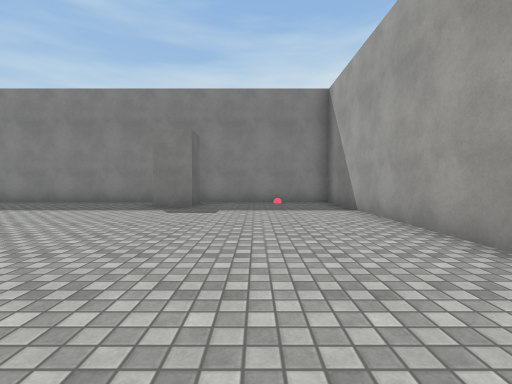
[1] (above)

22 first-person views from a walk through a 3-D level made in the Unity game engine. The camera is 1.2 m above the floor, tilts 2° down and sees 85° across. The floor is counted in squares, 1.89 m on a side. Each view is taken from the middle of a square. On the plan, view 1 faces up. The plan holds only what a view shows up to about 9 squares ahead; the rest is blank. The place goes on beyond the plan. The player character is not drawn. Some animated figures are left out. Surface patterns are stand-ins for the level's own textures.

[2]
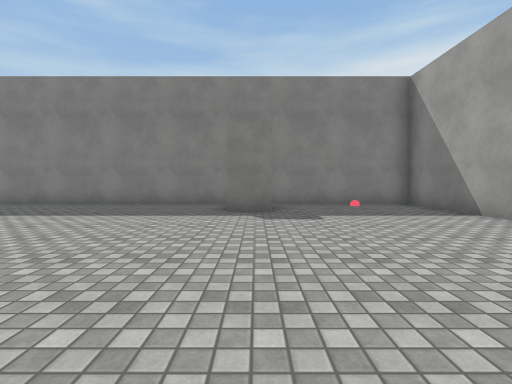

[3]
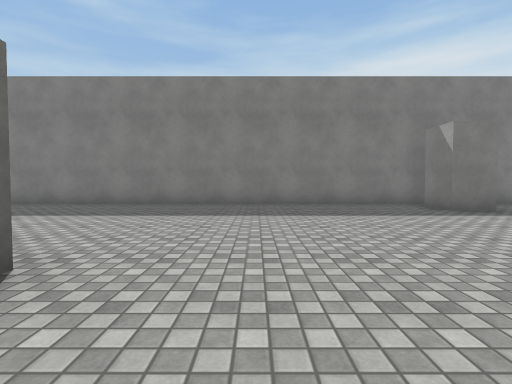

[4]
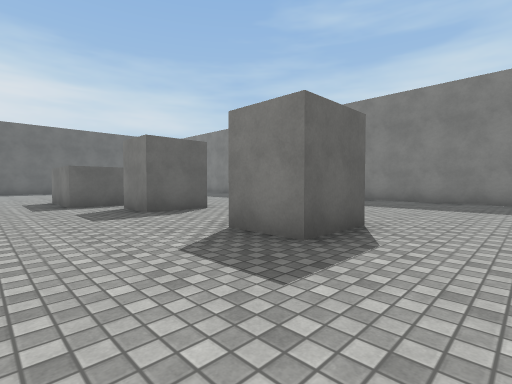

[5]
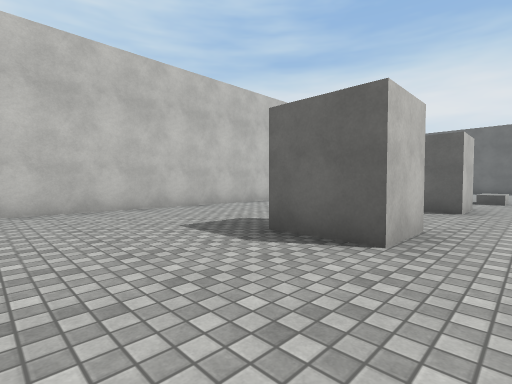

[6]
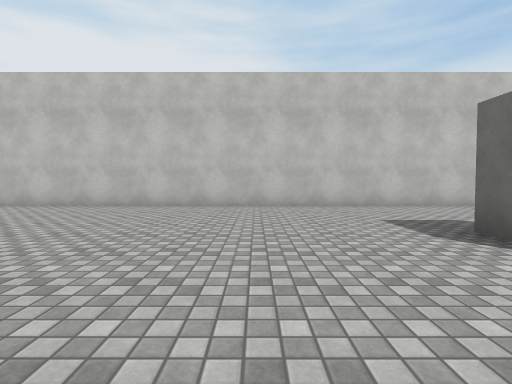

[7]
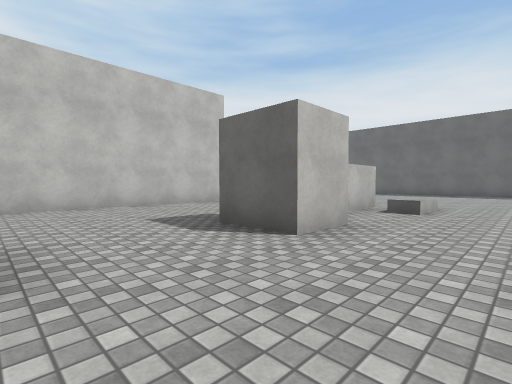

[8]
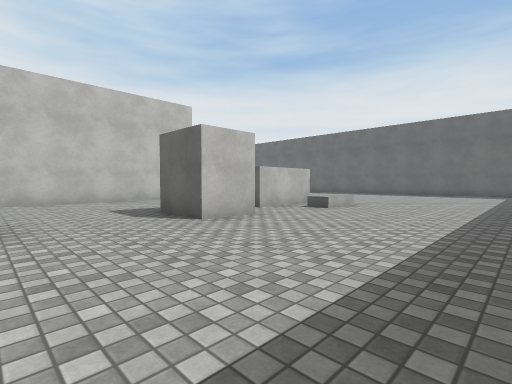

[9]
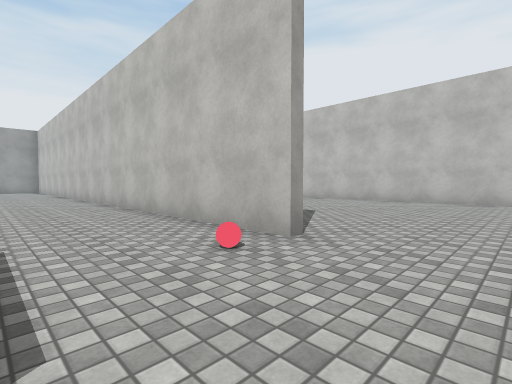

[10]
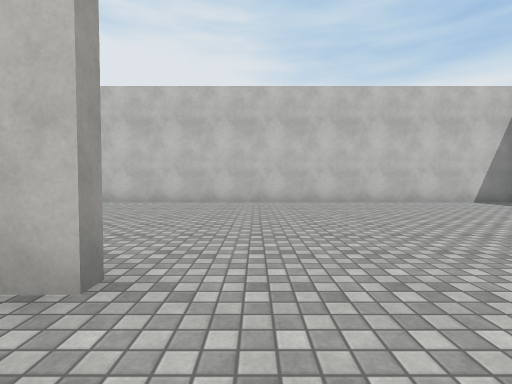

[11]
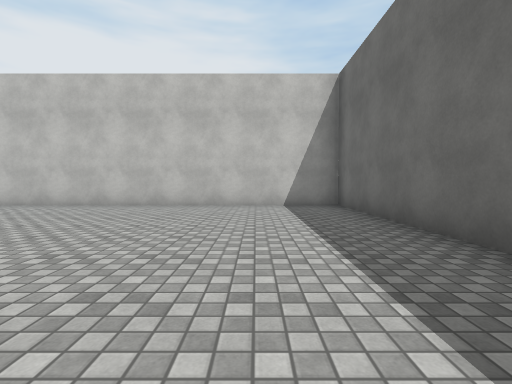

[12]
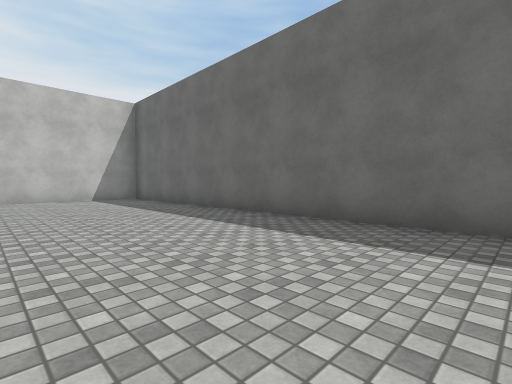

[13]
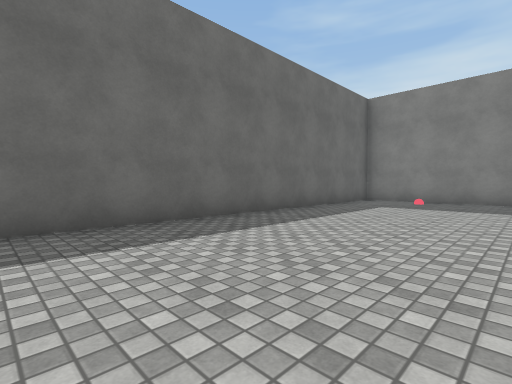

[14]
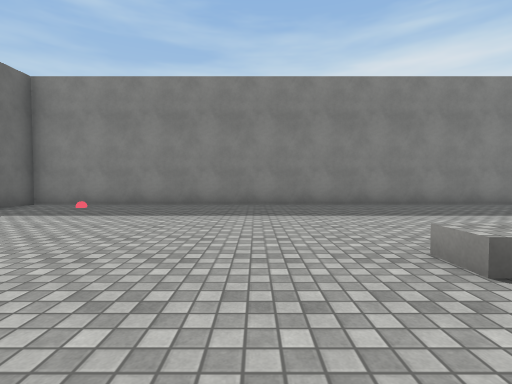

[15]
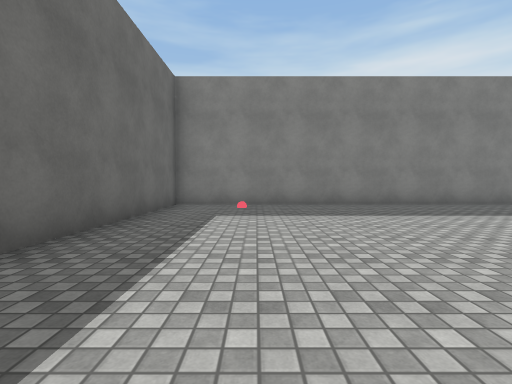

[16]
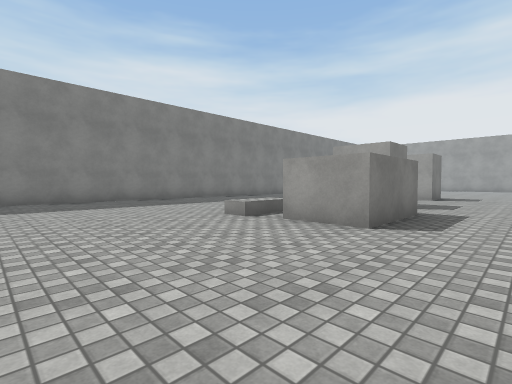

[17]
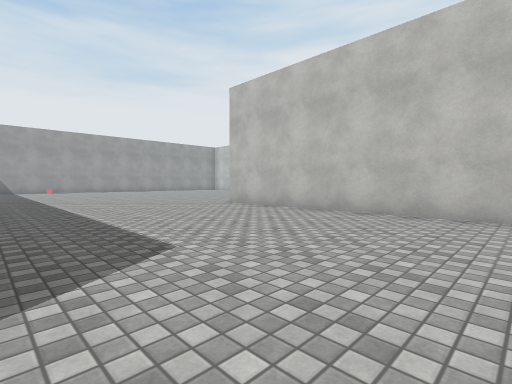

[18]
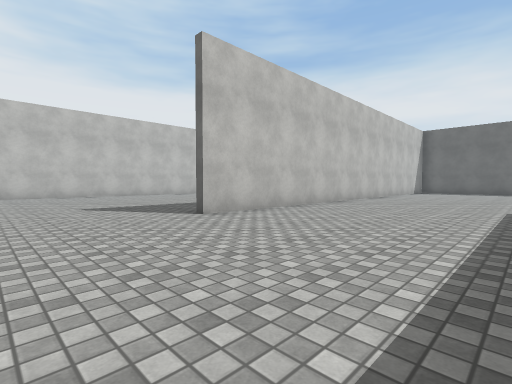

[19]
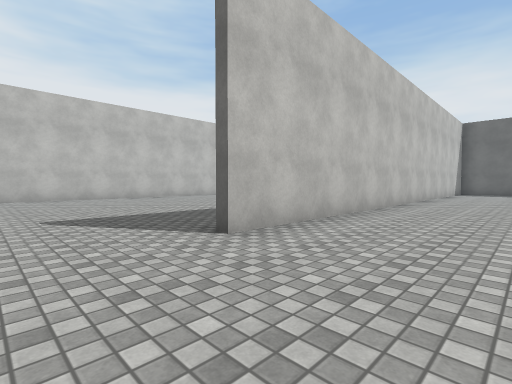

[20]
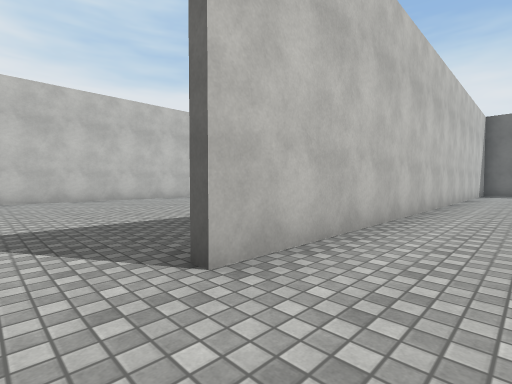

[21]
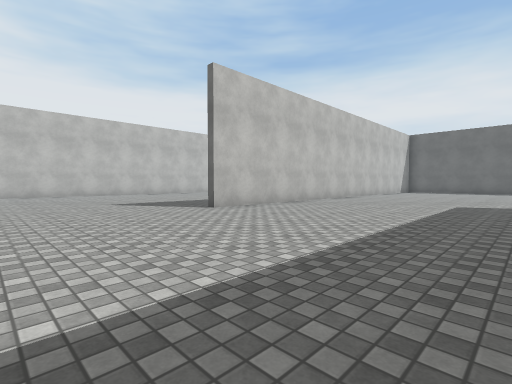

[22]
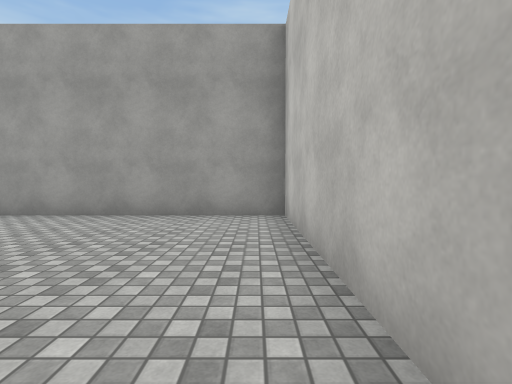

### Floor plan
Points are (right, up) in squares from view 1. A wall is a line through its corners. A room is listed if a view was taken in it or the views show most of it. See-through windows are left out.
Room 1 (views 1, 2, 3, 4, 5, 6, 7, 8, 9, 10, 11, 12, 13, 14, 15, 16, 17, 18, 19, 20, 21, 22)
walls: (-16.1, -2.6) (2.3, -2.6) (2.3, 8.9) (-25.2, 8.9) (-25.2, -9.7) (-10.1, -9.7); (-15, 0.6) (-17.2, 0.6) (-17.2, 2.1) (-15, 2.1) (-15, 0.6); (-10.1, 3) (-8.8, 3) (-8.8, 1.5) (-10.1, 1.5); (-14, 3) (-12.7, 3) (-12.7, 1.5) (-14, 1.5); (-11.5, -18.3) (-8.5, -18.3)
objects: other object (-23, 8); other object (-16, -2); other object (-2, 8); other object (1, 8)

Where each view was taken, in squares from view 1:
view 1: 0 up, 0 right, facing up
view 2: 1 up, 2 left, facing up
view 3: 1 up, 7 left, facing up
view 4: 1 down, 7 left, facing up-left
view 5: 4 up, 6 left, facing down-left
view 6: 5 up, 6 left, facing down
view 7: 5 up, 10 left, facing down-left
view 8: 7 up, 10 left, facing down-left
view 9: 0 up, 18 left, facing down-right
view 10: 1 down, 17 left, facing down
view 11: 2 down, 23 left, facing down
view 12: 1 up, 21 left, facing down-left
view 13: 1 down, 21 left, facing up-left
view 14: 1 up, 19 left, facing up
view 15: 1 up, 23 left, facing up
view 16: 1 down, 21 left, facing up-right
view 17: 4 down, 17 left, facing down-right
view 18: 5 down, 7 left, facing down-left
view 19: 7 down, 8 left, facing down-left
view 20: 8 down, 9 left, facing down-left
view 21: 4 down, 6 left, facing down-left
view 22: 2 down, 3 left, facing right
